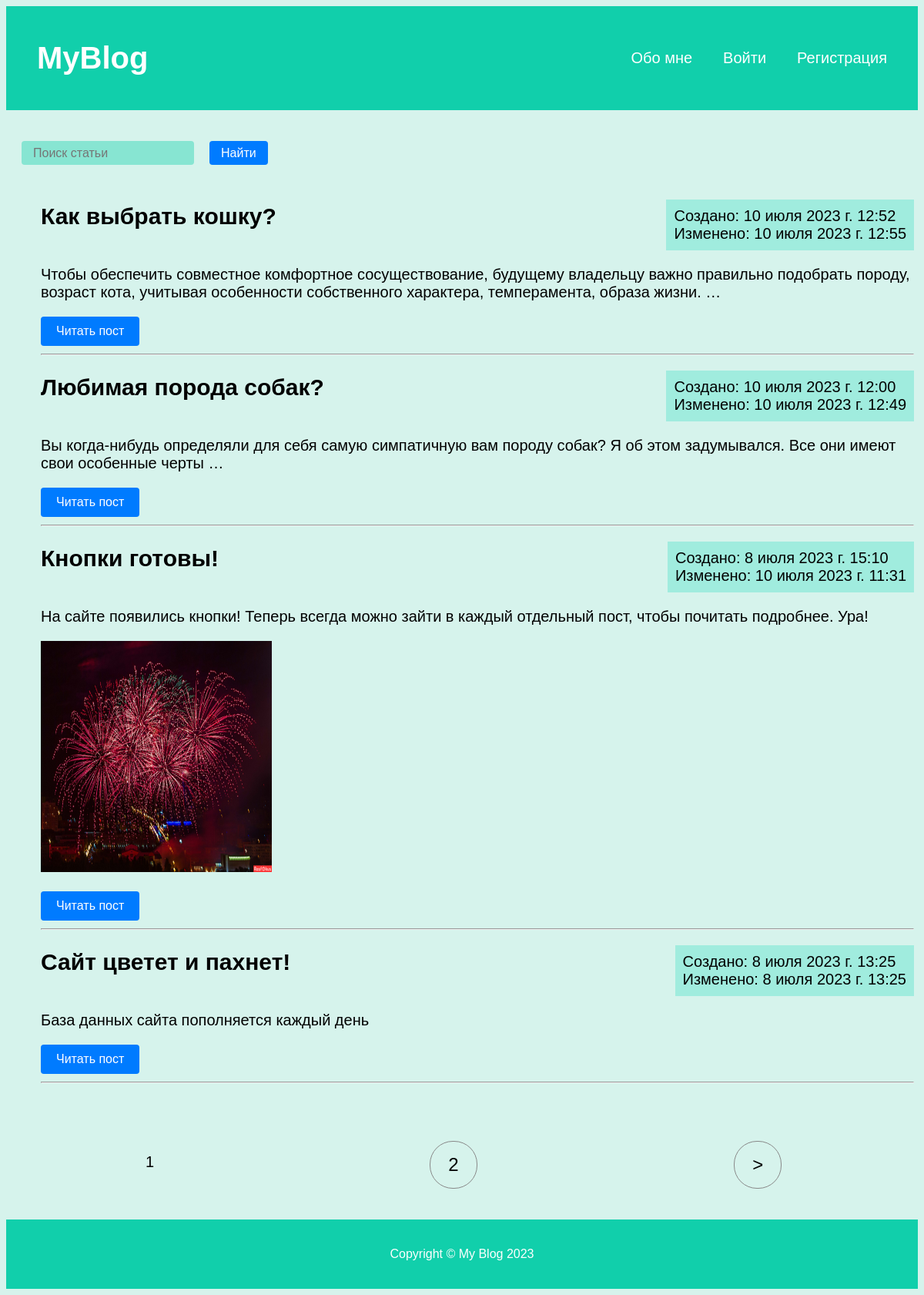
The page / on the database its author committed.
### blog/models.py (models this page shows, shortened)
class Article(models.Model):
    title = models.CharField(max_length=255)
    content = models.TextField(blank=True)
    time_create = models.DateTimeField(auto_now_add=True)
    time_update = models.DateTimeField(auto_now=True)
    is_published = models.BooleanField(default=True)
    def get_absolute_url(self):
        return reverse('post', kwargs={"post_id": self.pk})
    class Meta:
        ordering = ['id']

### blog/views.py (the view)
# urls.py: path('', mainPage.as_view(), name='home'),
class mainPage(ListView):
    model = Article
    template_name = 'blog/mainpage.html'
    context_object_name = 'posts'
    ordering = ['-time_create']
    paginate_by = 4

### blog/templates/blog/mainpage.html
{% extends "blog/index.html" %}
{% block head %}
  {% load static %}
{% endblock %}
{% block content %}
  <form action="{% url 'search' %}" method="get">
    <div class="searchForm">
      <input type="search" type="text" name="q" placeholder="Поиск статьи">
      <button class="searchButton" type="submit">Найти</button>
    </div>
  </form>
  <div class="maintext">
      {% for p in posts %}
      <ul style="margin: 5px;">
          <div style="display: flex; flex-direction: row; justify-content: space-between;">
            <h2 style="margin-top: 5px;">{{p.title}}</h2>
            <div style="background-color: #70e7d485; padding: 10px;">
              <div>Создано: {{p.time_create}}</div>
              <div>Изменено: {{p.time_update}}</div>
            </div>
          </div>
          {% autoescape off %}
          <p>{{p.content|linebreaks|truncatewords:20}}</p>
          {% endautoescape %}
          <div>
            <a href="{{ p.get_absolute_url }}" class="read-post-button">Читать пост</a>
          </div>
          <hr>
      </ul>
      {% endfor %}
  </div>
{% endblock %}

### blog/static/blog/css/mainStyle.css (style rules this page uses)
html { background-color: #d6f3ec; }
.maintext { display: flex; flex-direction: column; font-size: 20px; margin: 20px; margin-top: 40px; margin-right: auto; margin-left: auto; font-family: "Avant Garde", Avantgarde, "Century Gothic", CenturyGothic, AppleGothic, sans-serif }
.read-post-button { display: inline-block; padding: 10px 20px; background-color: #007bff; color: #fff; font-size: 16px; border-radius: 4px; text-decoration: none; transition: background-color 0.3s ease; }
.searchForm { display: flex; flex-direction: row; margin-right: auto; margin-left: 20px; font-family: "Avant Garde", Avantgarde, "Century Gothic", CenturyGothic, AppleGothic, sans-serif }
input { margin-top: 40px; background-color: #11cfab66; height: 31px; border: 0px; border-radius: 4px; font-size: 16px; padding-left: 15px; }
.searchButton { padding: 5px; padding-left: 15px; padding-right: 15px; font-size: 16px; border-radius: 4px; text-decoration: none; transition: background-color 0.3s ease; background-color: #007bff; color: #fff; margin-top: 40px; margin-left: 20px; border: 0px; font-family: "Avant Garde", Avantgarde, "Century Gothic", CenturyGothic, AppleGothic, sans-serif; }

### rows shown on the page
Article: title "Как выбрать кошку?", time_create "10 июля 2023 г. 12:52", time_update "10 июля 2023 г. 12:55", content "Чтобы обеспечить совместное комфортное сосуществование, будущему владельцу важно правильно подобрать породу, возраст кота, учитывая особенности собственного характера, темперамента, образа жизни. …"
Article: title "Любимая порода собак?", time_create "10 июля 2023 г. 12:00", time_update "10 июля 2023 г. 12:49", content "Вы когда-нибудь определяли для себя самую симпатичную вам породу собак? Я об этом задумывался. Все они имеют свои особенные черты …"
Article: title "Кнопки готовы!", time_create "8 июля 2023 г. 15:10", time_update "10 июля 2023 г. 11:31", content "На сайте появились кнопки! Теперь всегда можно зайти в каждый отдельный пост, чтобы почитать подробнее. Ура!", content (picture)
Article: title "Сайт цветет и пахнет!", time_create "8 июля 2023 г. 13:25", time_update "8 июля 2023 г. 13:25", content "База данных сайта пополняется каждый день"

### other values the page prints
{{ p }} "1"
{{ p }} "2"
